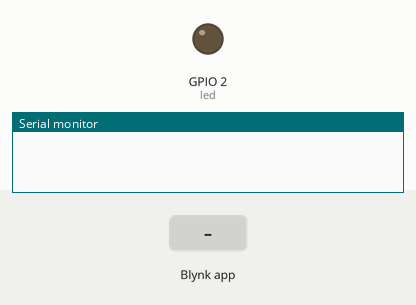
Recording of a sketch running on a simulated ESP32. Parts: output pins drawn as LEDs (lit = HIGH), the last lines printed to the serial monitor. The inputs (shaded band) are chosen by the test bench. WiFi joins after 1.5 s; servers stay silent unless stated.

Above: at 3.1 s.
3.2 s: Blynk app writes 1 to V1
At 3.7 s:
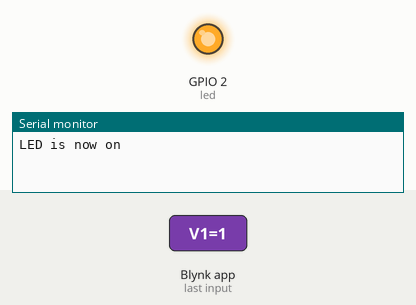
4.7 s: Blynk app writes 0 to V1
At 6.1 s:
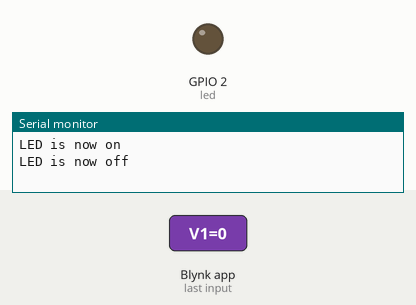
Timing chart, 0 to 7.7 s (numbered marks = the images above; inputs shaded):
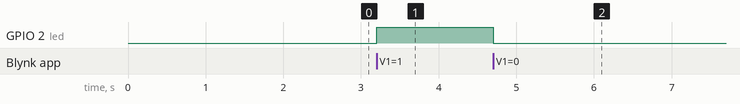

The sketch:

esp_blynk_ledWidget.ino
```cpp
// led control using blynk app and virtual pins

#define BLYNK_PRINT Serial
#define led 2

#include <WiFi.h>
#include <WiFiClient.h>
#include <BlynkSimpleEsp32.h>

// You should get Auth Token in the Blynk App.
// Go to the Project Settings (nut icon).
char auth[] = "2a88d1c0091946cea25d4570d5539705";

// Your WiFi credentials.
// Set password to "" for open networks.
char ssid[] = "AndroidAP3";
char pass[] = "asdasdasd";

void setup()
{
  // Debug console
  Serial.begin(9600);

  // disconnect
  WiFi.disconnect();
  delay(100);

  // initialise led pin
  pinMode(led, OUTPUT);

  Blynk.begin(auth, ssid, pass);
  // You can also specify server:
  //Blynk.begin(auth, ssid, pass, "blynk-cloud.com", 80);
  //Blynk.begin(auth, ssid, pass, IPAddress(192,168,1,100), 8080);

}

void loop()
{
  Blynk.run();
}

// V1 LED Widget is blinking
BLYNK_WRITE(V1){
  int p = param.asInt(); // assigning incoming value from pin V1 to a variable

  // Serial.println(p);
  // process received value
  if(p == 1){
    digitalWrite(led, HIGH);
    Serial.println("LED is now on");
  }
  if(p == 0){
    digitalWrite(led, LOW);
    Serial.println("LED is now off");
  }

}
```

Measured:
- after the input at 3.2 s, GPIO 2 (led): LOW → HIGH at once
- after the input at 4.7 s, GPIO 2 (led): HIGH → LOW at once
